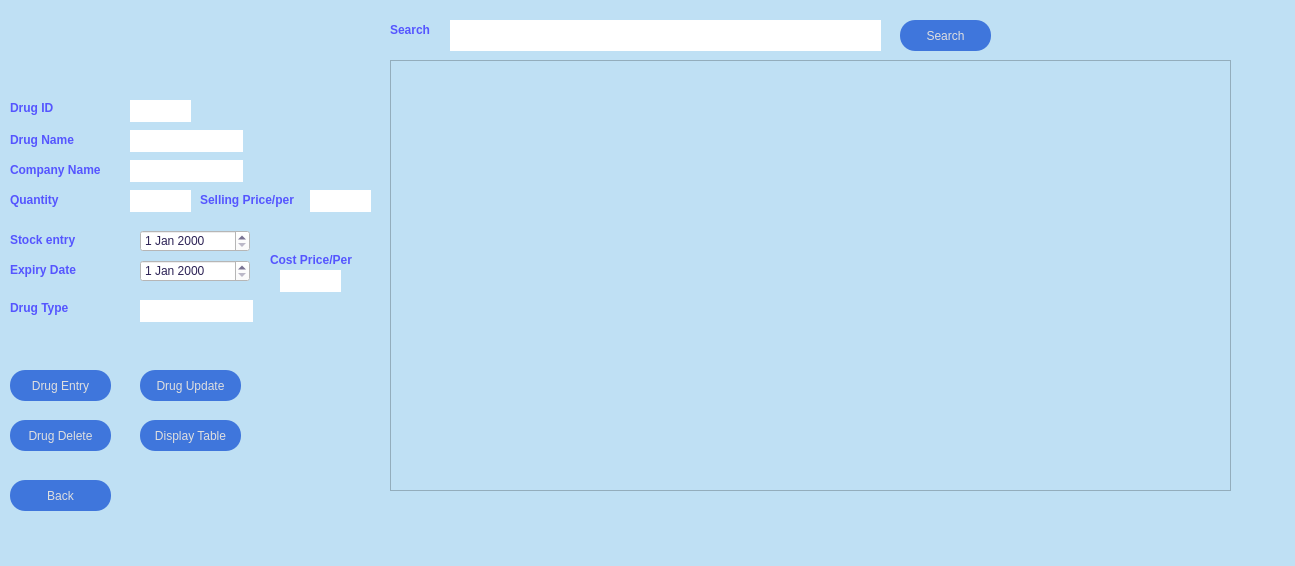
<?xml version="1.0" encoding="UTF-8"?>
<ui version="4.0">
 <class>Stocks</class>
 <widget class="QDialog" name="Stocks">
  <property name="geometry">
   <rect>
    <x>0</x>
    <y>0</y>
    <width>1295</width>
    <height>566</height>
   </rect>
  </property>
  <property name="windowTitle">
   <string>Stocks Detail</string>
  </property>
  <property name="styleSheet">
   <string notr="true">background-color: #bfe0f4;</string>
  </property>
  <widget class="QPushButton" name="pushButton">
   <property name="geometry">
    <rect>
     <x>10</x>
     <y>480</y>
     <width>101</width>
     <height>31</height>
    </rect>
   </property>
   <property name="styleSheet">
    <string notr="true">QPushButton{
background:#3f76dc;
border-radius:15px;
color:rgb(223, 223, 223);
}
QPushButton:hover{
color:red;
border-radius:15px;
background:#333;

}</string>
   </property>
   <property name="text">
    <string>Back</string>
   </property>
  </widget>
  <widget class="QLabel" name="label">
   <property name="geometry">
    <rect>
     <x>10</x>
     <y>100</y>
     <width>55</width>
     <height>16</height>
    </rect>
   </property>
   <property name="font">
    <font>
     <weight>75</weight>
     <bold>true</bold>
    </font>
   </property>
   <property name="styleSheet">
    <string notr="true">background:transparent;
border:none;
color:rgb(85, 85, 255);
border-bottum: 1px #ffffff</string>
   </property>
   <property name="text">
    <string>Drug ID</string>
   </property>
  </widget>
  <widget class="QLabel" name="label_2">
   <property name="geometry">
    <rect>
     <x>10</x>
     <y>130</y>
     <width>71</width>
     <height>20</height>
    </rect>
   </property>
   <property name="font">
    <font>
     <weight>75</weight>
     <bold>true</bold>
    </font>
   </property>
   <property name="styleSheet">
    <string notr="true">background:transparent;
border:none;
color:rgb(85, 85, 255);
border-bottum: 1px #ffffff</string>
   </property>
   <property name="text">
    <string>Drug Name</string>
   </property>
  </widget>
  <widget class="QLabel" name="label_3">
   <property name="geometry">
    <rect>
     <x>10</x>
     <y>190</y>
     <width>55</width>
     <height>20</height>
    </rect>
   </property>
   <property name="font">
    <font>
     <weight>75</weight>
     <bold>true</bold>
    </font>
   </property>
   <property name="styleSheet">
    <string notr="true">background:transparent;
border:none;
color:rgb(85, 85, 255);
border-bottum: 1px #ffffff</string>
   </property>
   <property name="text">
    <string>Quantity</string>
   </property>
  </widget>
  <widget class="QLabel" name="label_4">
   <property name="geometry">
    <rect>
     <x>10</x>
     <y>160</y>
     <width>101</width>
     <height>20</height>
    </rect>
   </property>
   <property name="font">
    <font>
     <weight>75</weight>
     <bold>true</bold>
    </font>
   </property>
   <property name="styleSheet">
    <string notr="true">background:transparent;
border:none;
color:rgb(85, 85, 255);
border-bottum: 1px #ffffff</string>
   </property>
   <property name="text">
    <string>Company Name</string>
   </property>
  </widget>
  <widget class="QLineEdit" name="lineEdit_did">
   <property name="geometry">
    <rect>
     <x>130</x>
     <y>100</y>
     <width>61</width>
     <height>22</height>
    </rect>
   </property>
   <property name="styleSheet">
    <string notr="true">background-color: rgb(255, 255, 255);
border:none</string>
   </property>
  </widget>
  <widget class="QLineEdit" name="lineEdit_dname">
   <property name="geometry">
    <rect>
     <x>130</x>
     <y>130</y>
     <width>113</width>
     <height>22</height>
    </rect>
   </property>
   <property name="styleSheet">
    <string notr="true">background-color: rgb(255, 255, 255);
border:none</string>
   </property>
  </widget>
  <widget class="QLineEdit" name="lineEdit_cmpny">
   <property name="geometry">
    <rect>
     <x>130</x>
     <y>160</y>
     <width>113</width>
     <height>22</height>
    </rect>
   </property>
   <property name="styleSheet">
    <string notr="true">background-color: rgb(255, 255, 255);
border:none</string>
   </property>
  </widget>
  <widget class="QLineEdit" name="lineEdit_qntty">
   <property name="geometry">
    <rect>
     <x>130</x>
     <y>190</y>
     <width>61</width>
     <height>22</height>
    </rect>
   </property>
   <property name="styleSheet">
    <string notr="true">background-color: rgb(255, 255, 255);
border:none</string>
   </property>
  </widget>
  <widget class="QDateEdit" name="dateEdit_sdentry">
   <property name="geometry">
    <rect>
     <x>140</x>
     <y>230</y>
     <width>110</width>
     <height>22</height>
    </rect>
   </property>
   <property name="styleSheet">
    <string notr="true">background-color: rgb(255, 255, 255);
color:#2c2255;</string>
   </property>
  </widget>
  <widget class="QLabel" name="label_5">
   <property name="geometry">
    <rect>
     <x>10</x>
     <y>230</y>
     <width>81</width>
     <height>20</height>
    </rect>
   </property>
   <property name="font">
    <font>
     <weight>75</weight>
     <bold>true</bold>
    </font>
   </property>
   <property name="styleSheet">
    <string notr="true">background:transparent;
border:none;
color:rgb(85, 85, 255);
border-bottum: 1px #ffffff</string>
   </property>
   <property name="text">
    <string>Stock entry</string>
   </property>
  </widget>
  <widget class="QLabel" name="label_6">
   <property name="geometry">
    <rect>
     <x>10</x>
     <y>260</y>
     <width>81</width>
     <height>20</height>
    </rect>
   </property>
   <property name="font">
    <font>
     <weight>75</weight>
     <bold>true</bold>
    </font>
   </property>
   <property name="styleSheet">
    <string notr="true">background:transparent;
border:none;
color:rgb(85, 85, 255);
border-bottum: 1px #ffffff</string>
   </property>
   <property name="text">
    <string>Expiry Date</string>
   </property>
  </widget>
  <widget class="QDateEdit" name="dateEdit_edentry">
   <property name="geometry">
    <rect>
     <x>140</x>
     <y>260</y>
     <width>110</width>
     <height>22</height>
    </rect>
   </property>
   <property name="styleSheet">
    <string notr="true">background-color: rgb(255, 255, 255);
color:#2c2255;</string>
   </property>
  </widget>
  <widget class="QLabel" name="label_7">
   <property name="geometry">
    <rect>
     <x>200</x>
     <y>190</y>
     <width>111</width>
     <height>20</height>
    </rect>
   </property>
   <property name="font">
    <font>
     <weight>75</weight>
     <bold>true</bold>
    </font>
   </property>
   <property name="styleSheet">
    <string notr="true">background:transparent;
border:none;
color:rgb(85, 85, 255);
border-bottum: 1px #ffffff</string>
   </property>
   <property name="text">
    <string>Selling Price/per</string>
   </property>
  </widget>
  <widget class="QLineEdit" name="lineEdit_price">
   <property name="geometry">
    <rect>
     <x>310</x>
     <y>190</y>
     <width>61</width>
     <height>22</height>
    </rect>
   </property>
   <property name="styleSheet">
    <string notr="true">background-color: rgb(255, 255, 255);
border:none</string>
   </property>
  </widget>
  <widget class="QTableView" name="tableView">
   <property name="geometry">
    <rect>
     <x>390</x>
     <y>60</y>
     <width>841</width>
     <height>431</height>
    </rect>
   </property>
   <property name="styleSheet">
    <string notr="true">background-color: #bfe0f4;
color:#2c2255;</string>
   </property>
  </widget>
  <widget class="QPushButton" name="pushButton_entrybtn">
   <property name="geometry">
    <rect>
     <x>10</x>
     <y>370</y>
     <width>101</width>
     <height>31</height>
    </rect>
   </property>
   <property name="styleSheet">
    <string notr="true">QPushButton{
background:#3f76dc;
border-radius:15px;
color:rgb(223, 223, 223);
}
QPushButton:hover{
color:red;
border-radius:15px;
background:#333;

}</string>
   </property>
   <property name="text">
    <string>Drug Entry</string>
   </property>
  </widget>
  <widget class="QPushButton" name="pushButton_updbtn">
   <property name="geometry">
    <rect>
     <x>140</x>
     <y>370</y>
     <width>101</width>
     <height>31</height>
    </rect>
   </property>
   <property name="styleSheet">
    <string notr="true">QPushButton{
background:#3f76dc;
border-radius:15px;
color:rgb(223, 223, 223);
}
QPushButton:hover{
color:red;
border-radius:15px;
background:#333;

}</string>
   </property>
   <property name="text">
    <string>Drug Update</string>
   </property>
  </widget>
  <widget class="QLabel" name="label_8">
   <property name="geometry">
    <rect>
     <x>10</x>
     <y>300</y>
     <width>71</width>
     <height>16</height>
    </rect>
   </property>
   <property name="font">
    <font>
     <weight>75</weight>
     <bold>true</bold>
    </font>
   </property>
   <property name="styleSheet">
    <string notr="true">background:transparent;
border:none;
color:rgb(85, 85, 255);
border-bottum: 1px #ffffff</string>
   </property>
   <property name="text">
    <string>Drug Type</string>
   </property>
  </widget>
  <widget class="QLineEdit" name="lineEdit_dtype">
   <property name="geometry">
    <rect>
     <x>140</x>
     <y>300</y>
     <width>113</width>
     <height>22</height>
    </rect>
   </property>
   <property name="styleSheet">
    <string notr="true">background-color: rgb(255, 255, 255);
border:none</string>
   </property>
  </widget>
  <widget class="QPushButton" name="pushButton_2">
   <property name="geometry">
    <rect>
     <x>10</x>
     <y>420</y>
     <width>101</width>
     <height>31</height>
    </rect>
   </property>
   <property name="styleSheet">
    <string notr="true">QPushButton{
background:#3f76dc;
border-radius:15px;
color:rgb(223, 223, 223);
}
QPushButton:hover{
color:red;
border-radius:15px;
background:#333;

}</string>
   </property>
   <property name="text">
    <string>Drug Delete</string>
   </property>
  </widget>
  <widget class="QPushButton" name="pushButton_drdisplay">
   <property name="geometry">
    <rect>
     <x>140</x>
     <y>420</y>
     <width>101</width>
     <height>31</height>
    </rect>
   </property>
   <property name="styleSheet">
    <string notr="true">QPushButton{
background:#3f76dc;
border-radius:15px;
color:rgb(223, 223, 223);
}
QPushButton:hover{
color:red;
border-radius:15px;
background:#333;

}</string>
   </property>
   <property name="text">
    <string>Display Table</string>
   </property>
  </widget>
  <widget class="QLabel" name="label_9">
   <property name="geometry">
    <rect>
     <x>270</x>
     <y>250</y>
     <width>101</width>
     <height>20</height>
    </rect>
   </property>
   <property name="font">
    <font>
     <weight>75</weight>
     <bold>true</bold>
    </font>
   </property>
   <property name="styleSheet">
    <string notr="true">background:transparent;
border:none;
color:rgb(85, 85, 255);
border-bottum: 1px #ffffff</string>
   </property>
   <property name="text">
    <string>Cost Price/Per</string>
   </property>
  </widget>
  <widget class="QLineEdit" name="lineEdit_costprice">
   <property name="geometry">
    <rect>
     <x>280</x>
     <y>270</y>
     <width>61</width>
     <height>22</height>
    </rect>
   </property>
   <property name="styleSheet">
    <string notr="true">background-color: rgb(255, 255, 255);
border:none</string>
   </property>
  </widget>
  <widget class="QLabel" name="label_10">
   <property name="geometry">
    <rect>
     <x>390</x>
     <y>20</y>
     <width>55</width>
     <height>20</height>
    </rect>
   </property>
   <property name="font">
    <font>
     <weight>75</weight>
     <bold>true</bold>
    </font>
   </property>
   <property name="styleSheet">
    <string notr="true">background:transparent;
border:none;
color:rgb(85, 85, 255);
border-bottum: 1px #ffffff</string>
   </property>
   <property name="text">
    <string>Search</string>
   </property>
  </widget>
  <widget class="QLineEdit" name="lineEdit_search">
   <property name="geometry">
    <rect>
     <x>450</x>
     <y>20</y>
     <width>431</width>
     <height>31</height>
    </rect>
   </property>
   <property name="styleSheet">
    <string notr="true">background-color: rgb(255, 255, 255);
border:none</string>
   </property>
  </widget>
  <widget class="QPushButton" name="pushButton_3">
   <property name="geometry">
    <rect>
     <x>900</x>
     <y>20</y>
     <width>91</width>
     <height>31</height>
    </rect>
   </property>
   <property name="styleSheet">
    <string notr="true">QPushButton{
background:#3f76dc;
border-radius:15px;
color:rgb(223, 223, 223);
}
QPushButton:hover{
color:red;
border-radius:15px;
background:#333;

}</string>
   </property>
   <property name="text">
    <string>Search</string>
   </property>
  </widget>
 </widget>
 <resources/>
 <connections/>
</ui>
